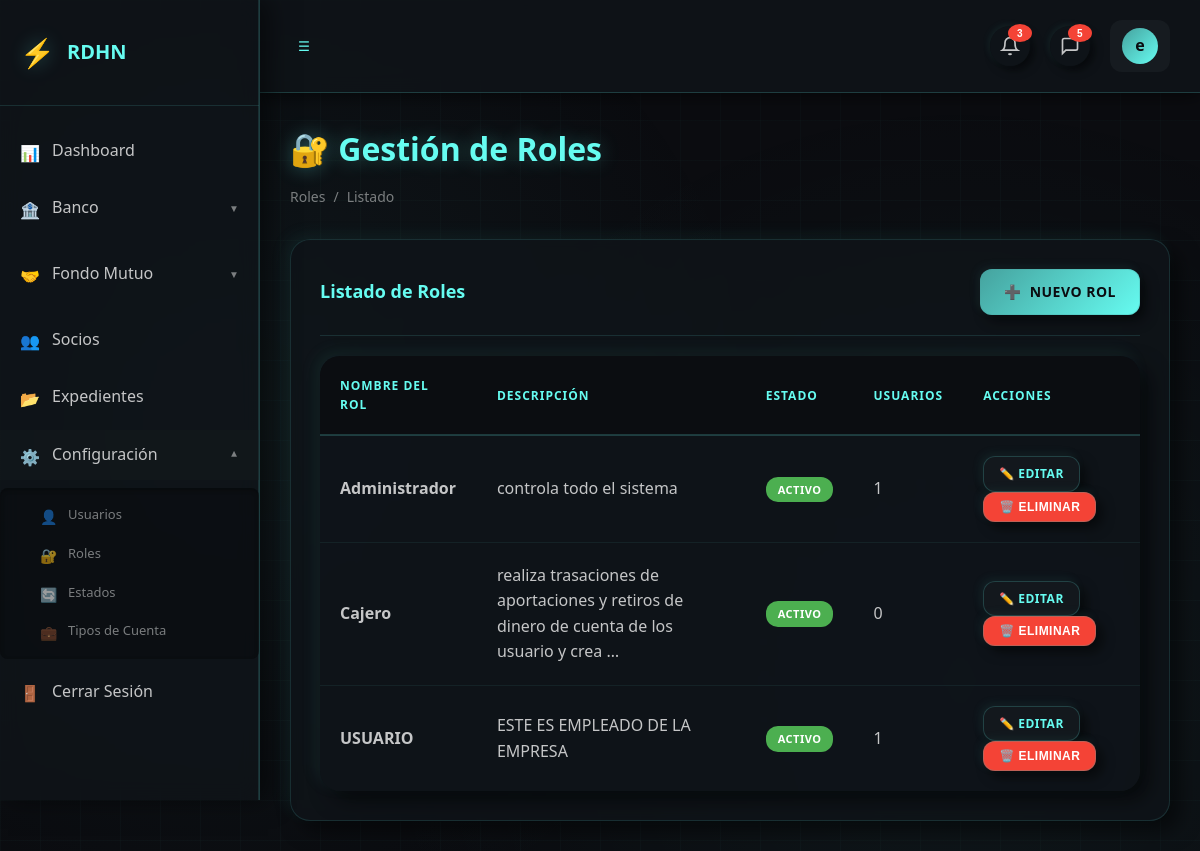
Screenshot of /roles/ (signed in) with the database file from the repository.
### core/models.py (models this page shows, shortened)
class Usuario(AbstractBaseUser, PermissionsMixin):
    socio = models.OneToOneField(
        Socio,
        null=True,
        blank=True,
        on_delete=models.SET_NULL,
        related_name="usuario"
    )
    usuario = models.CharField(
        max_length=50,
        unique=True,
        db_index=True,
        validators=[
            RegexValidator(
                regex=r'^[a-zA-Z0-9_]{4,}$',
                message='Usuario debe tener al menos 4 caracteres alfanuméricos o guión bajo'
            )
        ]
    )
    email = models.EmailField(max_length=100, unique=True, db_index=True)
    password_updated_at = models.DateTimeField(null=True, blank=True)
    password_expira_dias = models.IntegerField(
        default=90,
        help_text="Días hasta que expire la contraseña",
        validators=[MinValueValidator(0)]
    )
    ultimo_acceso = models.DateTimeField(null=True, blank=True)
    intentos_fallidos = models.IntegerField(
        default=0,
        validators=[MinValueValidator(0)]
    )
    bloqueado_hasta = models.DateTimeField(null=True, blank=True, db_index=True)
    requiere_cambio_password = models.BooleanField(default=True)
    id_estado = models.ForeignKey(
        CatEstado,
        null=True,
        blank=True,
        on_delete=models.PROTECT,
        related_name='usuarios',
        limit_choices_to={'dominio': 'USUARIO'}
    )
    is_active = models.BooleanField(default=True, verbose_name="Activo")
    is_staff = models.BooleanField(default=False, verbose_name="Es staff")
    token_recuperacion = models.CharField(max_length=100, null=True, blank=True)
    token_expira = models.DateTimeField(null=True, blank=True)
    creado_en = models.DateTimeField(auto_now_add=True)
    actualizado_en = models.DateTimeField(auto_now=True)
    roles = models.ManyToManyField(
        Rol,
        through='UsuarioRol',
        through_fields=('usuario', 'rol'),
        related_name='usuarios',
        blank=True
    )
    groups = models.ManyToManyField(
        'auth.Group',
        verbose_name='grupos',
        blank=True,
        help_text='Los grupos a los que pertenece este usuario.',
        related_name='usuarios_custom',
        related_query_name='usuario_custom',
    )
    user_permissions = models.ManyToManyField(
        'auth.Permission',
        verbose_name='permisos de usuario',
        blank=True,
        help_text='Permisos específicos para este usuario.',
        related_name='usuarios_custom',
        related_query_name='usuario_custom',
    )
    two_factor_enabled = models.BooleanField(default=True, verbose_name="2FA Habilitado")
    two_factor_code = models.CharField(max_length=6, null=True, blank=True)
    two_factor_code_expira = models.DateTimeField(null=True, blank=True)
    USERNAME_FIELD = 'usuario'
    EMAIL_FIELD = 'email'
    REQUIRED_FIELDS = ['email']
    objects = UsuarioManager()
    class Meta:
        db_table = "USUARIOS"
        verbose_name = 'Usuario'
        verbose_name_plural = 'Usuarios'
        constraints = [
            models.CheckConstraint(
                check=Q(intentos_fallidos__gte=0),
                name="chk_intentos_no_negativo",
            ),
        ]
        indexes = [
            models.Index(fields=['usuario']),
            models.Index(fields=['email']),
            models.Index(fields=['is_active', 'is_staff']),
            models.Index(fields=['bloqueado_hasta']),
            models.Index(fields=['id_estado']),
        ]
    def get_short_name(self):
        if self.socio:
            return self.socio.primer_nombre
        return self.usuario

class Socio(models.Model):
    numero_socio = models.CharField(max_length=20, unique=True, db_index=True)
    primer_nombre = models.CharField(max_length=50)
    segundo_nombre = models.CharField(max_length=50, null=True, blank=True)
    primer_apellido = models.CharField(max_length=50)
    segundo_apellido = models.CharField(max_length=50, null=True, blank=True)
    identidad = models.CharField(
        max_length=15,  # Sin guiones, solo dígitos
        unique=True,
        db_index=True,
        validators=[
            RegexValidator(
                regex=r'^\d{13}$',
                message='La identidad debe tener exactamente 13 dígitos'
            )
        ]
    )
    direccion = models.TextField(null=True, blank=True)
    fecha_ingreso = models.DateField()
    fecha_egreso = models.DateField(null=True, blank=True)
    id_estado = models.ForeignKey(
        CatEstado,
        null=True,
        blank=True,
        on_delete=models.PROTECT,
        related_name='socios',
        limit_choices_to={'dominio': 'SOCIO'}
    )
    creado_en = models.DateTimeField(auto_now_add=True)
    actualizado_en = models.DateTimeField(auto_now=True)
    creado_por = models.ForeignKey(
        'Usuario',
        on_delete=models.PROTECT,
        related_name='socios_creados',
        null=True,
        blank=True
    )
    class Meta:
        db_table = "SOCIO"
        verbose_name = "Socio"
        verbose_name_plural = "Socios"
        constraints = [
            models.CheckConstraint(
                check=Q(fecha_egreso__isnull=True) | Q(fecha_egreso__gte=F("fecha_ingreso")),
                name="chk_socio_fecha_egreso_ge_ingreso",
            ),
        ]
        indexes = [
            models.Index(fields=["numero_socio"]),
            models.Index(fields=["identidad"]),
            models.Index(fields=["id_estado"]),
            models.Index(fields=["-fecha_ingreso"]),
        ]

class Rol(models.Model):
    nombre_rol = models.CharField(max_length=50, unique=True)
    descripcion = models.TextField(null=True, blank=True)
    estado = models.BooleanField(default=True)
    creado_en = models.DateTimeField(auto_now_add=True)
    actualizado_en = models.DateTimeField(auto_now=True)
    class Meta:
        db_table = "ROLES"
        verbose_name = "Rol"
        verbose_name_plural = "Roles"

### core/views.py (the view)
# urls.py: path('roles/', views.roles_listar, name='roles_listar'),
@login_required
def roles_listar(request):
    roles = Rol.objects.all().order_by('nombre_rol')
    return render(request, 'core/roles/listar.html', {'roles': roles})

### core/templates/core/roles/listar.html (shortened to what this page needs)
{% extends 'core/base.html' %}
{% block content %}
<div class="content-header">
    <h1 class="content-title">🔐 Gestión de Roles</h1>
    <div class="breadcrumb">
        <span class="breadcrumb-item">Roles</span>
        <span class="breadcrumb-item">Listado</span>
    </div>
</div>
<div class="card">
    <div class="card-header">
        <h2 class="card-title">Listado de Roles</h2>
        <a href="{% url 'core:roles_crear' %}" class="btn btn-primary">
            <span>➕</span> Nuevo Rol
        </a>
    </div>
    <div class="card-body">
        <div class="table-container">
            <table class="table">
                <thead>
                    <tr>
                        <th>Nombre del Rol</th>
                        <th>Descripción</th>
                        <th>Estado</th>
                        <th>Usuarios</th>
                        <th>Acciones</th>
                    </tr>
                </thead>
                <tbody>
                    {% for rol in roles %}
                    <tr>
                        <td><strong>{{ rol.nombre_rol }}</strong></td>
                        <td>{{ rol.descripcion|truncatewords:15|default:"-" }}</td>
                        <td>
                            {% if rol.estado %}
                                <span class="badge badge-success">Activo</span>
                            {% else %}
                                <span class="badge badge-error">Inactivo</span>
                            {% endif %}
                        </td>
                        <td>{{ rol.usuarios.count }}</td>
                        <td>
                            <a href="{% url 'core:roles_editar' rol.pk %}" class="btn btn-sm">
                                ✏️ Editar
                            </a>
                            <form method="post" action="{% url 'core:roles_eliminar' rol.pk %}" style="display: inline;" onsubmit="return confirm('¿Está seguro?');">
                                <button type="submit" class="btn btn-sm btn-error">
                                    🗑️ Eliminar
                                </button>
                            </form>
                        </td>
                    </tr>
                    {% empty %}
                    <tr>
                        <td colspan="5" style="text-align: center; padding: 40px;">
                            No hay roles registrados
                        </td>
                    </tr>
                    {% endfor %}
                </tbody>
            </table>
        </div>
    </div>
</div>
{% endblock %}

### core/templates/core/base.html (shortened to what this page needs)
<!DOCTYPE html>
<html lang="es">
<head>
    {% load static %}
    <link rel="stylesheet" href="{% static 'css/styles.css' %}">
</head>
<body>
    <div class="background"></div>
    <div class="layout">
        {% if user.is_authenticated %}
            <aside class="sidebar" id="sidebar">
                <div class="sidebar-header">
                    <span class="sidebar-logo">⚡</span>
                    <span class="sidebar-title">RDHN</span>
                </div>
                <nav>
                    <ul class="sidebar-menu">
                        <li class="sidebar-item">
                            <a href="{% url 'core:dashboard' %}" class="sidebar-link {% if request.resolver_match.url_name == 'dashboard' and request.resolver_match.app_name == 'core' %}active{% endif %}">
                                <span class="sidebar-icon">📊</span>
                                <span class="sidebar-text">Dashboard</span>
                            </a>
                        </li>
                        <li class="sidebar-item sidebar-dropdown">
                            <a href="#" class="sidebar-link {% if request.resolver_match.app_name == 'banco' %}active{% endif %}">
                                <span class="sidebar-icon">🏦</span>
                                <span class="sidebar-text">Banco</span>
                                <span class="sidebar-arrow">▼</span>
                            </a>
                        </li>
                        <li class="sidebar-item sidebar-dropdown">
                            <a href="#" class="sidebar-link {% if request.resolver_match.app_name == 'fondo_mutuo' %}active{% endif %}">
                                <span class="sidebar-icon">🤝</span>
                                <span class="sidebar-text">Fondo Mutuo</span>
                                <span class="sidebar-arrow">▼</span>
                            </a>
                        </li>
                        <li class="sidebar-item">
                            <a href="{% url 'core:socios_listar' %}" class="sidebar-link {% if 'socio' in request.path %}active{% endif %}">
                                <span class="sidebar-icon">👥</span>
                                <span class="sidebar-text">Socios</span>
                            </a>
                        </li>
                        <li class="sidebar-item">
                            <a href="{% url 'core:expedientes_listar' %}" class="sidebar-link {% if 'expediente' in request.path %}active{% endif %}">
                                <span class="sidebar-icon">📂</span>
                                <span class="sidebar-text">Expedientes</span>
                            </a>
                        </li>
                        <li class="sidebar-item sidebar-dropdown">
                            <a href="#" class="sidebar-link">
                                <span class="sidebar-icon">⚙️</span>
                                <span class="sidebar-text">Configuración</span>
                                <span class="sidebar-arrow">▼</span>
                            </a>
                            <ul class="sidebar-submenu">
                                <li class="sidebar-subitem">
                                    <a href="{% url 'core:usuarios_listar' %}" class="sidebar-sublink">
                                        <span class="sidebar-icon">👤</span>
                                        <span class="sidebar-text">Usuarios</span>
                                    </a>
                                </li>
                                <li class="sidebar-subitem">
                                    <a href="{% url 'core:roles_listar' %}" class="sidebar-sublink">
                                        <span class="sidebar-icon">🔐</span>
                                        <span class="sidebar-text">Roles</span>
                                    </a>
                                </li>
                                <li class="sidebar-subitem">
                                    <a href="{% url 'core:estados_listar' %}" class="sidebar-sublink">
                                        <span class="sidebar-icon">🔄</span>
                                        <span class="sidebar-text">Estados</span>
                                    </a>
                                </li>
                                <li class="sidebar-subitem">
                                    <a href="{% url 'banco:tipos_cuenta_listar' %}" class="sidebar-sublink">
                                        <span class="sidebar-icon">💼</span>
                                        <span class="sidebar-text">Tipos de Cuenta</span>
                                    </a>
                                </li>
                            </ul>
                        </li>
                        <li class="sidebar-item">
                            <a href="{% url 'core:logout' %}" class="sidebar-link">
                                <span class="sidebar-icon">🚪</span>
                                <span class="sidebar-text">Cerrar Sesión</span>
                            </a>
                        </li>
                    </ul>
                </nav>
            </aside>
            <div class="main-content">
                <header class="topbar">
                    <div class="topbar-left">
                       <button class="topbar-toggle" id="sidebarToggle">
                            <span>☰</span>
                        </button>
                    </div>
                    <div class="topbar-right">
                        <button class="topbar-icon-btn" id="notificationsBtn" aria-label="Notificaciones">
                            <svg width="20" height="20" viewBox="0 0 24 24" fill="none" stroke="currentColor" stroke-width="2">
                                <path d="M18 8A6 6 0 0 0 6 8c0 7-3 9-3 9h18s-3-2-3-9"></path>
                                <path d="M13.73 21a2 2 0 0 1-3.46 0"></path>
                            </svg>
                            <span class="badge badge-danger">3</span>
                        </button>
                        <button class="topbar-icon-btn" id="messagesBtn" aria-label="Mensajes">
                            <svg width="20" height="20" viewBox="0 0 24 24" fill="none" stroke="currentColor" stroke-width="2">
                                <path d="M21 15a2 2 0 0 1-2 2H7l-4 4V5a2 2 0 0 1 2-2h14a2 2 0 0 1 2 2z"></path>
                            </svg>
                            <span class="badge badge-primary">5</span>
                        </button>
                        <div class="topbar-user">
                            <div class="topbar-avatar">{{ user.get_short_name.0|default:"U" }}</div>
                        </div>
                    </div>
                </header>
                <main class="content">
                    {% block content %}{% endblock %}
                </main>
            </div>
        {% else %}
            {% block auth_content %}{% endblock %}
        {% endif %}
    </div>
</body>
</html>

### rows the page displays
Usuario: get_short_name.0 "e"
Rol: nombre_rol "Administrador", descripcion "controla todo el sistema", estado "ACTIVO", usuarios.count "1"
Rol: nombre_rol "Cajero", descripcion "realiza trasaciones de aportaciones y retiros de dinero de cuenta de los usuario y crea …", estado "ACTIVO", usuarios.count "0"
Rol: nombre_rol "USUARIO", descripcion "ESTE ES EMPLEADO DE LA EMPRESA", estado "ACTIVO", usuarios.count "1"
